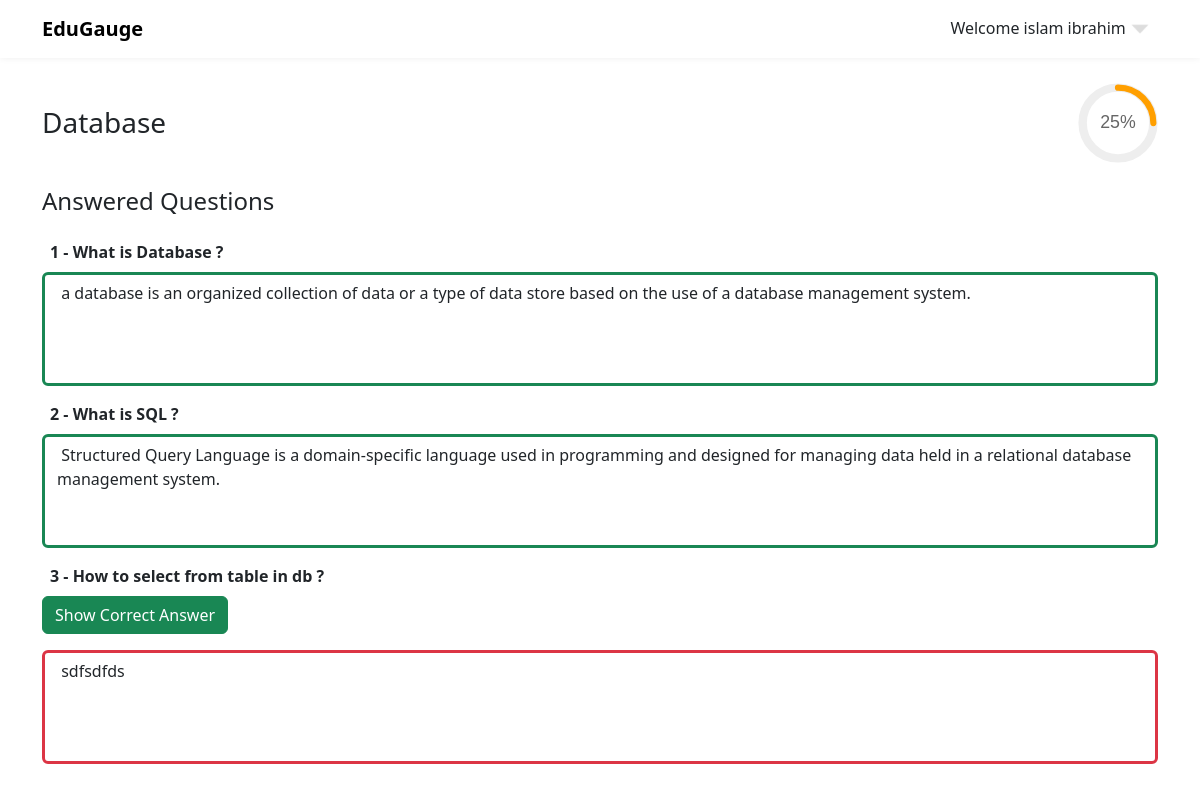
The page /course/1 (signed in) on the database its author committed.
### app.py (models this page shows)
class Course(db.Model):
    id = db.Column(db.Integer, primary_key=True, autoincrement=True)
    name = db.Column(db.String(255), unique=True, nullable=False)
    doctor_id = db.Column(db.Integer, db.ForeignKey('doctor.id'))
    questions = db.relationship('Questions', backref='courses', lazy=True)
    scores = db.relationship('Score', backref='courses', lazy=True)

class Score(db.Model):
    sore = db.Column(db.Integer, nullable=False)
    student_id = db.Column(db.Integer, db.ForeignKey('student.id'), primary_key=True,nullable=False)
    course_id = db.Column(db.Integer, db.ForeignKey('course.id'),primary_key=True, nullable=False )

class Questions(db.Model):
    id = db.Column(db.Integer, primary_key=True, autoincrement=True)
    question = db.Column(db.String(255), nullable=False)
    answer = db.Column(db.String(255), nullable=False)
    course_id = db.Column(db.Integer, db.ForeignKey('course.id'), nullable=False)
    answer_id = db.relationship('StudentAnswers', backref='questions', lazy=True)

class StudentAnswers(db.Model):
    id = db.Column(db.Integer, primary_key=True, autoincrement=True)
    answer_text = db.Column(db.String(255), nullable=False)
    question_id = db.Column(db.Integer, db.ForeignKey('questions.id'), nullable=False )
    student_id = db.Column(db.Integer, db.ForeignKey('student.id'),nullable=False)
    result = db.Column(db.String(6), nullable=False)

### app.py (the view)
@myapp.route('/course/<int:course_id>', methods=['GET','POST'])
def course_details(course_id):
    unanswered_questions.clear()
    answered_questions = []
    answers = []
    combined_data = None
    course = Course.query.get(course_id)
    if course:
        questions = Questions.query.filter(Questions.course_id==course.id)
        for question in questions:
            existing_answer = StudentAnswers.query.filter( StudentAnswers.question_id==question.id, StudentAnswers.student_id == session['user_id'] ).first()
            if existing_answer is None:
                unanswered_questions.append(question)
            else:
                answers.append(existing_answer)
                answered_questions.append(question)
    if answers and answered_questions:
        combined_data = zip(answered_questions, answers)
    with myapp.app_context():
        stu_score = Score.query.filter_by( student_id = session['user_id'] , course_id = course_id ).first()
    if course:
        return render_template('student/course-details.html',course=course , unanswered_questions = unanswered_questions , combined_data = combined_data , score = stu_score)
    else:
        return ('Error 404 Course Not Found')

### templates/student/course-details.html (shortened to what this page needs)
{% extends 'base.html' %}
{% block link %}
<link rel="stylesheet" href="{{ url_for('static' , filename='css/student.css') }}">
{% endblock %}
{% block body %}
    {% if course %}
    <div class="container">
        <div class="d-flex justify-content-between align-items-center">
            <h3 class="mt-5 mb-5">{{course.name}}</h3>
            {% if score %}
                <div class="single-chart">
                    <svg viewBox="0 0 36 36" class="circular-chart orange">
                        <path class="circle-bg" d="M18 2.0845
                                                                                  a 15.9155 15.9155 0 0 1 0 31.831
                                                                                  a 15.9155 15.9155 0 0 1 0 -31.831" />
                        <path class="circle" stroke-dasharray="{{score.sore}}, 100" d="M18 2.0845
                                                                                  a 15.9155 15.9155 0 0 1 0 31.831
                                                                                  a 15.9155 15.9155 0 0 1 0 -31.831" />
                        <text x="18" y="20.35" class="percentage">{{score.sore}}%</text>
                    </svg>
                </div>
            {% endif %}
        </div>
        {% if combined_data %}
        <h4 class="mb-4 ans-click">
            Answered Questions
        </h4>
        <div class="answered">
                {% for question,answer in combined_data %}
                <label for="question_{{loop.index}}" class="mb-2 ps-2" for="">
                    <strong> {{loop.index}} - {{question.question}}</strong>
                </label>
                <div class="position-relative">
                    {% if answer.result == "false" %}
                    <button class="btn btn-success mb-3 show-ans"> Show Correct Answer </button>
                    {% endif %}
                    <textarea class="form-control mb-3 {{answer.result}}" name="question_{{loop.index}}" id="question_{{loop.index}}"
                        cols="30" rows="4" placeholder="Enter Answer" readonly> {{answer.answer_text }} </textarea>
                </div>
                {% endfor %}
        </div>
        {% endif %}
    </div>
    {% endif %}
{% endblock %}

### static/css/layout.css (style rules this page uses)
* { box-sizing: border-box; }
:root { --white-color: #FFFFFF; --primary-color: #f44749; --secondary-color: #f3af24; --section-bg-color: #F9F9F9; --dark-color: #000000; --title-color: #565758; --news-title-color: #292828; --p-color: #717275; --border-color: #eaeaea; --body-font-family: 'Montserrat', sans-serif; }
body { background: var(--white-color); font-family: var(--body-font-family); position: relative; }

### static/css/student.css (style rules this page uses)
textarea { resize: none; }
textarea.true { border: 3px solid rgb(25,135,84); }
textarea.false { border: 3px solid rgb(220,53,69); }
.single-chart { width: 80px; }
.circular-chart { display: block; margin: 10px auto; max-width: 100%; max-height: 250px; }
.percentage { fill: #666; font-family: sans-serif; font-size: 0.5em; text-anchor: middle; }

### rows shown on the page
Course: name "Database"
Score: sore "25"
Questions: question "What is Database ?", result "a database is an organized collection of data or a type of data store based on the use of a database management system."
Questions: question "What is SQL ?", result "Structured Query Language is a domain-specific language used in programming and designed for managing data held in a relational database management system."
Questions: question "How to select from table in db ?", result "sdfsdfds"

### other values the page prints
{{ session['user_name'] }} "islam ibrahim"
